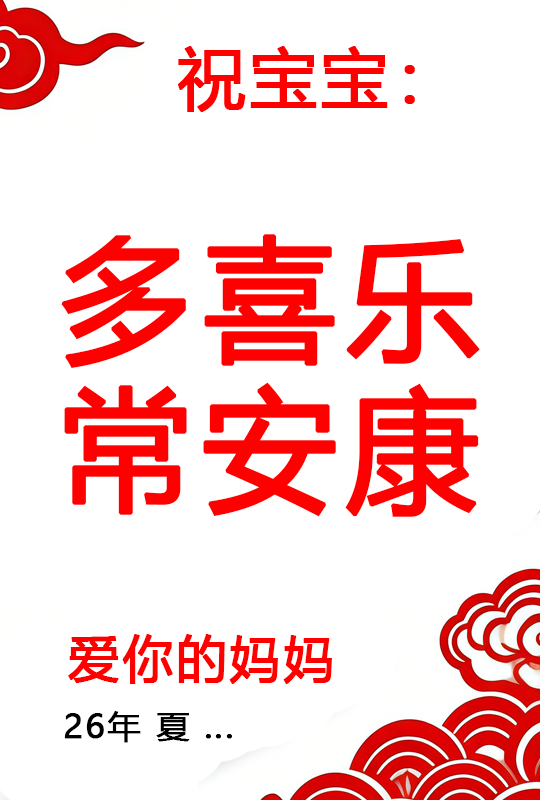
#> input picture qfp/dl/template/p2/p2.png, 540 x 800 px
$ python resize.py p2/p2.png out.png p2/p21.png
#> lines starting #> are read from the running program, lines starting #| are printed output that depends on the picture
"""将 540x800 图片缩小为 270x400，并量化为黑白红三色。

Usage:
  python resize.py input.png output.png
  python resize.py input.png output.png overlay.png   # 叠加透明文字图层
  python resize.py input.png              # 覆盖原文件
"""
import sys
from pathlib import Path
from PIL import Image
import numpy as np

TARGET_W, TARGET_H = 270, 400

# 三色调色板
PALETTE = np.array([
    [255, 255, 255],  # 白
    [0,   0,   0],    # 黑
    [255, 0,   0],    # 红
], dtype=np.float32)


def find_nearest(pixel):
    """找到最近的调色板颜色，返回 (索引, 调色板色)。"""
    dists = np.sum((PALETTE - pixel) ** 2, axis=1)
    idx = np.argmin(dists)
    return PALETTE[idx]


def quantize_tricolor(img: Image.Image) -> Image.Image:
    """将图片每个像素量化为最近的黑/白/红三色。"""
    arr = np.array(img.convert('RGB'), dtype=np.float32)
    h, w, _ = arr.shape
    pixels = arr.reshape(-1, 3)
    dists = np.stack([np.sum((pixels - c) ** 2, axis=1) for c in PALETTE], axis=1)
    indices = np.argmin(dists, axis=1)
    result = PALETTE[indices].astype(np.uint8).reshape(h, w, 3)
    return Image.fromarray(result)


def quantize_nearest(pixel):
    """不带抖动的最近色量化（用于叠加层）。"""
    dists = np.sum((PALETTE - pixel[:3]) ** 2, axis=1)
    return PALETTE[np.argmin(dists)]


def overlay_tricolor(base: Image.Image, overlay_path: str) -> Image.Image:
    """将透明 PNG 叠加层量化为三色后覆盖到底图上，忽略透明度。"""
    ov = Image.open(overlay_path).convert('RGBA')
    if ov.size != (TARGET_W, TARGET_H):
        ov = ov.resize((TARGET_W, TARGET_H), Image.LANCZOS)
    ov_arr = np.array(ov)
    base_arr = np.array(base.convert('RGB'), dtype=np.uint8)
    rgb = ov_arr[:, :, :3].astype(np.float32)

    # 忽略透明度，对每个像素的 RGB 做最近色量化
    pixels = rgb.reshape(-1, 3)
    dists = np.stack([np.sum((pixels - c) ** 2, axis=1) for c in PALETTE], axis=1)
    indices = np.argmin(dists, axis=1)
    quantized = PALETTE[indices].astype(np.uint8).reshape(ov_arr.shape[0], ov_arr.shape[1], 3)

    # 完全透明(alpha==0)的像素保持底图，其余像素覆盖底图
    alpha = ov_arr[:, :, 3]
    mask = alpha > 0
    base_arr[mask] = quantized[mask]

    return Image.fromarray(base_arr)


def resize(src: str, dst: str | None = None, overlay: str | None = None):
#> called with src = 'p2/p2.png', dst = 'out.png', overlay = 'p2/p21.png'
    dst = dst or src
    img = Image.open(src)
#> img is the input picture: PIL image 540x800 RGBA; mean R, G, B, A 251.1, 204.7, 204.5, 255
    img = img.resize((TARGET_W, TARGET_H), Image.LANCZOS)
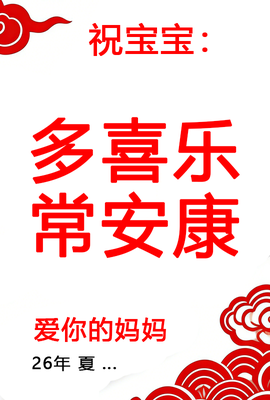
#> img: PIL image 270x400 RGBA; mean R, G, B, A 251, 204.7, 204.6, 255
    img = quantize_tricolor(img)
#> in quantize_tricolor, `result = PALETTE[indices].astype(np.uint8).reshape(h, w, 3)`:
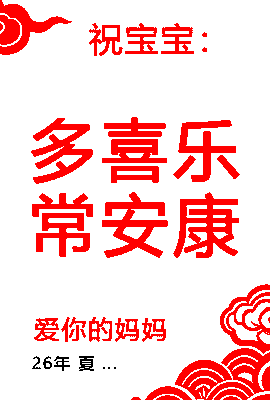
#> result: shape (400, 270, 3); mean of channels 0, 1, 2 254.1, 204.5, 204.5; drawn as R, G, B
    if overlay:
        img = overlay_tricolor(img, overlay)
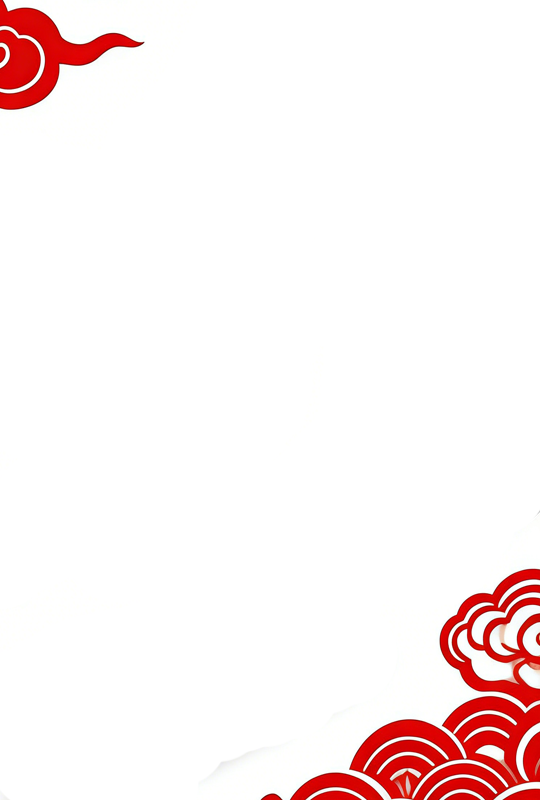
#> input picture qfp/dl/template/p2/p21.png, 540 x 800 px
#> in overlay_tricolor, ov is the input picture: PIL image 540x800 RGBA; mean R, G, B, A 251.8, 240.3, 240.1, 255
#> in overlay_tricolor, `quantized = PALETTE[indices].astype(np.uint8).reshape(ov_arr.shape[0],..`:
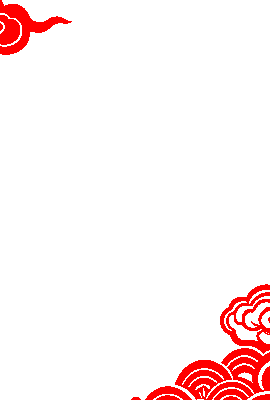
#> quantized: shape (400, 270, 3); mean R, G, B 255, 240.2, 240.2
#> in overlay_tricolor, `alpha = ov_arr[:, :, 3]`: alpha: shape (400, 270); every value is 255
#> in overlay_tricolor, `mask = alpha > 0`: mask: shape (400, 270) bool; every value is 1
    img.save(dst)
    extra = ' + 叠加层' if overlay else ''
    print(f"{src} -> {dst}  ({TARGET_W}x{TARGET_H}, 三色{extra})")


if __name__ == "__main__":
    if len(sys.argv) < 2:
        print(f"用法: python {Path(__file__).name} input.png [output.png] [overlay.png]")
        sys.exit(1)
    src = sys.argv[1]
    dst = sys.argv[2] if len(sys.argv) > 2 else src
    ov  = sys.argv[3] if len(sys.argv) > 3 else None
    resize(src, dst, ov)
